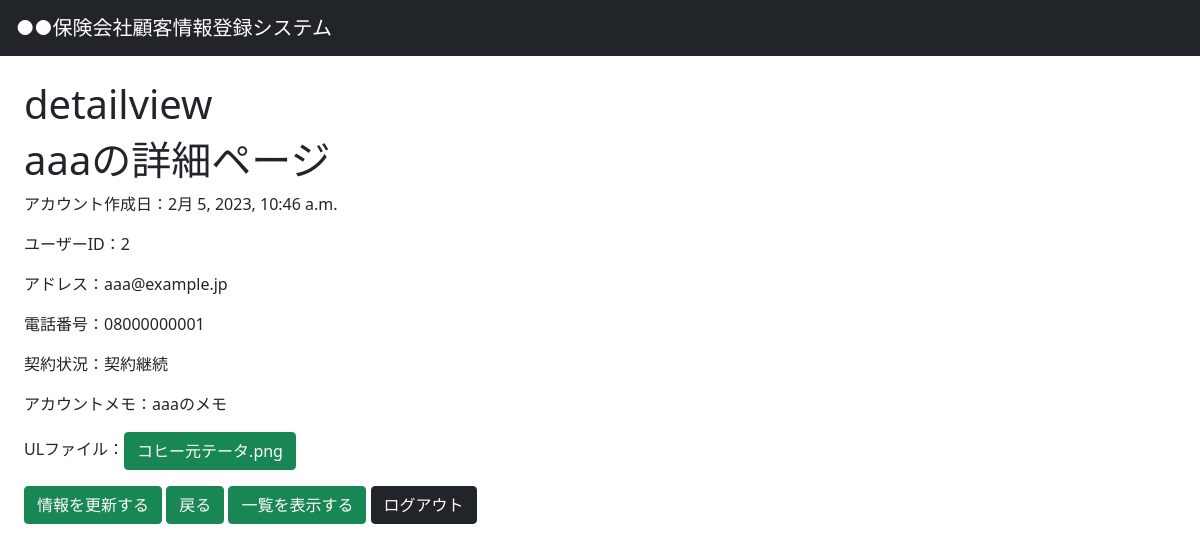
Screenshot of /detail/2/ (signed in) with the database file from the repository.
### originalapp/models.py (models this page shows, shortened)
class CustomUser(AbstractUser):
  memo = models.CharField(max_length=100)
  email = models.EmailField(verbose_name='Eメールアドレス',max_length=255,unique=True)
  statas = models.IntegerField(choices=[(1,"新規契約"),(2,"契約継続"),(3,"契約変更"),(4,"解約希望")]) #{{ get_statas_display }}
  document = models.ImageField(upload_to='document/', max_length=100, null=True, blank=True)
  phoneNumber = models.CharField(max_length=11, unique=True, null=False, blank=False)
  REQUIRED_FIELDS = ["email","statas"]
  def file_name(self):
    return os.path.basename(self.document.name)

### originalapp/views.py (the view)
# urls.py: path('detail/<int:pk>/', CustomDetailView.as_view(), name='detail'),
class CustomDetailView(LoginRequiredMixin, DetailView):
  template_name = 'detail.html'
  model = CustomUser

### templates/detail.html (shortened to what this page needs)
{% extends 'base.html' %}
{% load static %}
{% block h1 %}detailview{% endblock h1 %}
{% block content %}
    <h1>{{object.username}}の詳細ページ</h1>
    <p>アカウント作成日：{{object.date_joined}}</p>
    <p>ユーザーID：{{object.id}}</p>
    <p>アドレス：{{object.email}}</p>
    <p>電話番号：{{object.phoneNumber}}</p>
    <p>契約状況：{{object.get_statas_display}}</p>
    <p>アカウントメモ：{{object.memo}}</p>
    {% if object.file_name %}
    <p>ULファイル：<a class="btn btn-success" href="{{user.document.url }}">{{object.file_name}}</a></p>
    {% endif %}
    <a class="btn btn-success" href="{% url 'update' user.pk %}">情報を更新する</a>
    <a class="btn btn-success" href="{% url 'user' %}">戻る</a>
    {% if request.user.is_superuser %}
        <a class="btn btn-success" href="{% url 'list' %}">一覧を表示する</a>
    {% endif %}
    <a class="btn btn-dark" href="{% url 'logout' %}">ログアウト</a>
{% endblock content %}

### rows the page displays
CustomUser: username "aaa", date_joined "2月 5, 2023, 10:46 a.m.", id "2", email "aaa@example.jp", phoneNumber "08000000001", statas "契約継続", memo "aaaのメモ", file_name "コヒー元テータ.png"
